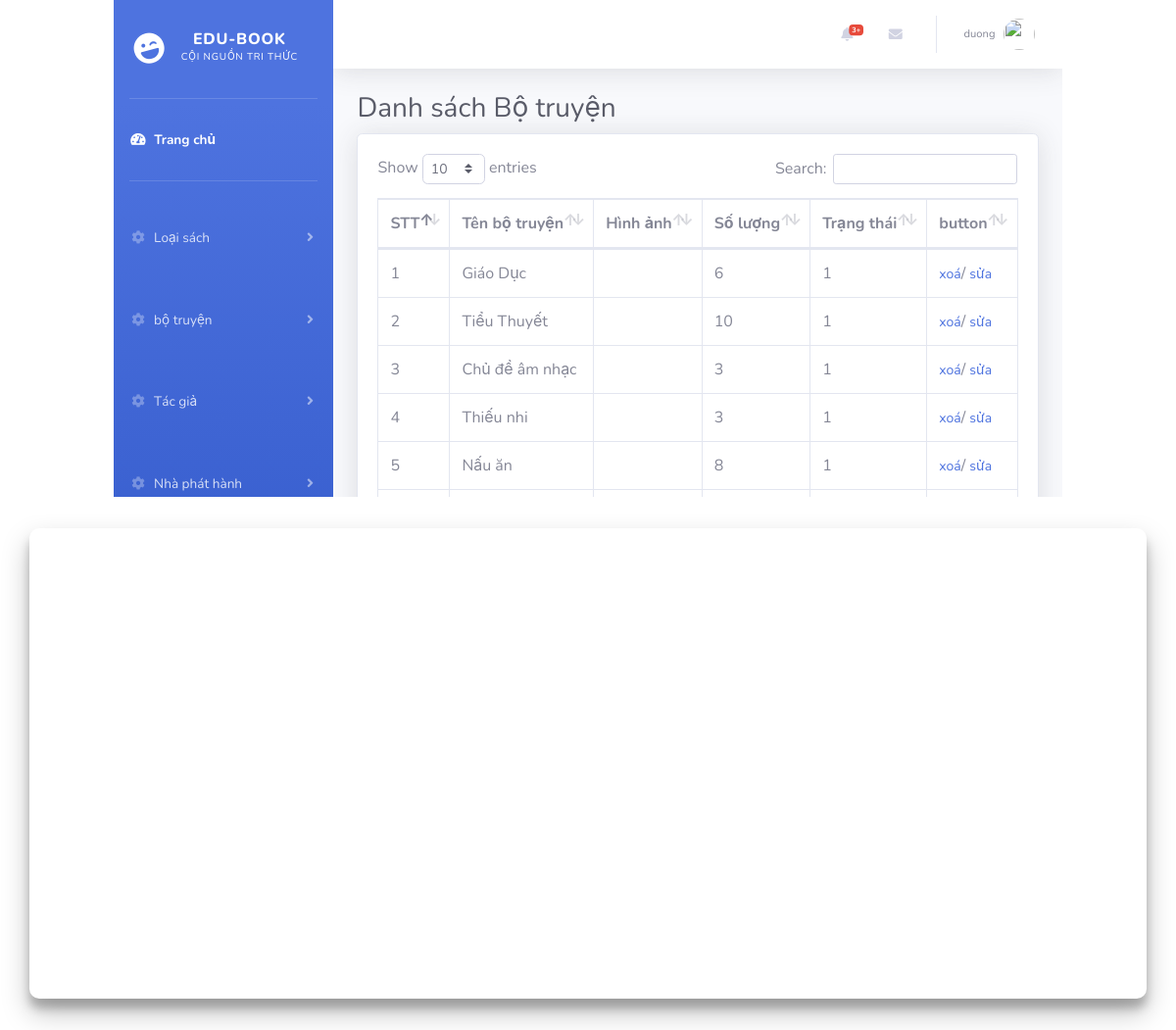
/index.php?controller=boTruyen (signed in), run on the app's committed database.
### tables this page shows
CREATE TABLE `bo_truyen` (
  `id_bo_truyen` int(11) NOT NULL,
  `ten_bo_truyen` varchar(50) NOT NULL,
  `id_loai_san_pham` int(11) NOT NULL,
  `gia_ban` int(11) NOT NULL,
  `gia_goc` int(11) NOT NULL,
  `mo_ta` varchar(110) NOT NULL,
  `hinh_anh` varchar(255) NOT NULL,
  `trang_thai` tinyint(1) NOT NULL DEFAULT 1
);

### DAO/ConnectDAO.php (called while the page is built, shortened)
<?php
class BaseDAO
{
    public function __construct()
    {
        require_once('config/PDO.php');
        $this->PDO = $pdo;
    }
}

### DAO/BoTruyenDAO.php (called while the page is built, shortened)
<?php
include_once 'models/BoTruyen.php';
include_once 'DAO/ConnectDAO.php';
class BoTruyenDAO extends BaseDAO
{
    public function show()
    {
        $sql = "SELECT bo_truyen.*, COUNT(san_pham.id_san_pham) AS so_luong_sach
        FROM bo_truyen
        LEFT JOIN chi_tiet_bo_truyen ON chi_tiet_bo_truyen.id_bo_truyen = bo_truyen.id_bo_truyen
        LEFT JOIN san_pham ON chi_tiet_bo_truyen.id_san_pham = san_pham.id_san_pham
        GROUP BY bo_truyen.id_bo_truyen;
        ";
        $stmt = $this->PDO->prepare($sql);
        $stmt->execute();
        $lists = array();
        while ($row = $stmt->fetch(PDO::FETCH_ASSOC)) {
            $product = new BoTruyen($row['id_bo_truyen'], $row['ten_bo_truyen'], $row['trang_thai'], $row['so_luong_sach'], $row['hinh_anh']);
            $lists[] = $product;
        }
        return $lists;
    }
}

### models/BoTruyen.php (called while the page is built, shortened)
<?php
class BoTruyen
{
    public function __construct($id,$ten, $trang_thai,$soluong,$img){
        $this->id = $id;
        $this->ten=$ten;
        $this->trang_thai=$trang_thai;
        $this -> soluong = $soluong;
    }
}

### views/boTruyen/admin/list.php (the view, shortened to what this page needs)
<?php include "views/layout/admin/Header.php";
?>
<div class="container-fluid">
    <h1 class="h3 mb-2 text-gray-800">Danh sách Bộ truyện</h1>
    <div class="card shadow mb-4">
        <div class="card-body">
            <div class="table-responsive">
                <table class="table table-bordered" id="dataTable" width="100%" cellspacing="0">
                    <thead>
                        <tr>
                            <th>STT</th>
                            <th>Tên bộ truyện</th>
                            <th>Hình ảnh</th>
                            <th>Số lượng</th>
                            <th>Trạng thái</th>
                            <th>button</th>
                        </tr>
                    </thead>
                    <tfoot>
                        <tr>
                            <th>STT</th>
                            <th>Tên bộ truyện</th>
                            <th>Hình ảnh</th>
                            <th>Số lượng</th>
                            <th>Trạng thái</th>
                            <th>button</th>
                        </tr>
                    </tfoot>
                    <tbody>
                        <?php foreach ($list as $key => $vl) { ?>
                        <tr>
                            <td><?php echo $key + 1 ?></td>
                            <td><?php echo $vl->ten ?></td>
                            <td><img src="assets/imgs/shop/<?php echo $vl->img ?>" width="10%" alt=""></td>
                            <td><?php echo $vl->soluong ?></td>
                            <td><?php echo $vl->trang_thai ?></td>
                            <td>
                                <a href="index.php?controller=boTruyen_delete&id=<?php echo $vl->id ?>">xoá</a>/
                                <a href="index.php?controller=boTruyen_fix&id=<?php echo $vl->id ?>">sửa</a>
                            </td>
                        </tr>
                        <?php } ?>
                    </tbody>
                </table>
            </div>
        </div>
    </div>
</div>
<?php include "views/layout/admin/Footer.php"; ?>

### assets/css/login/style.css (style rules this page uses)
* { box-sizing: border-box; }
body { background: #f6f5f7; display: flex; justify-content: center; align-items: center; flex-direction: column; font-family: "Montserrat", sans-serif; height: 100vh; margin: -20px 0 50px; }
h1 { font-weight: bold; margin: 0; }
a { color: #333; font-size: 14px; text-decoration: none; margin: 15px 0; }

### data on the page
bo_truyen: ten_bo_truyen "Giáo Dục", soluong "6", trang_thai "1"
bo_truyen: ten_bo_truyen "Tiểu Thuyết", soluong "10", trang_thai "1"
bo_truyen: ten_bo_truyen "Chủ đề âm nhạc", soluong "3", trang_thai "1"
bo_truyen: ten_bo_truyen "Thiếu nhi", soluong "3", trang_thai "1"
bo_truyen: ten_bo_truyen "Nấu ăn", soluong "8", trang_thai "1"

### other printed values
$_SESSION['name'] "duong"
